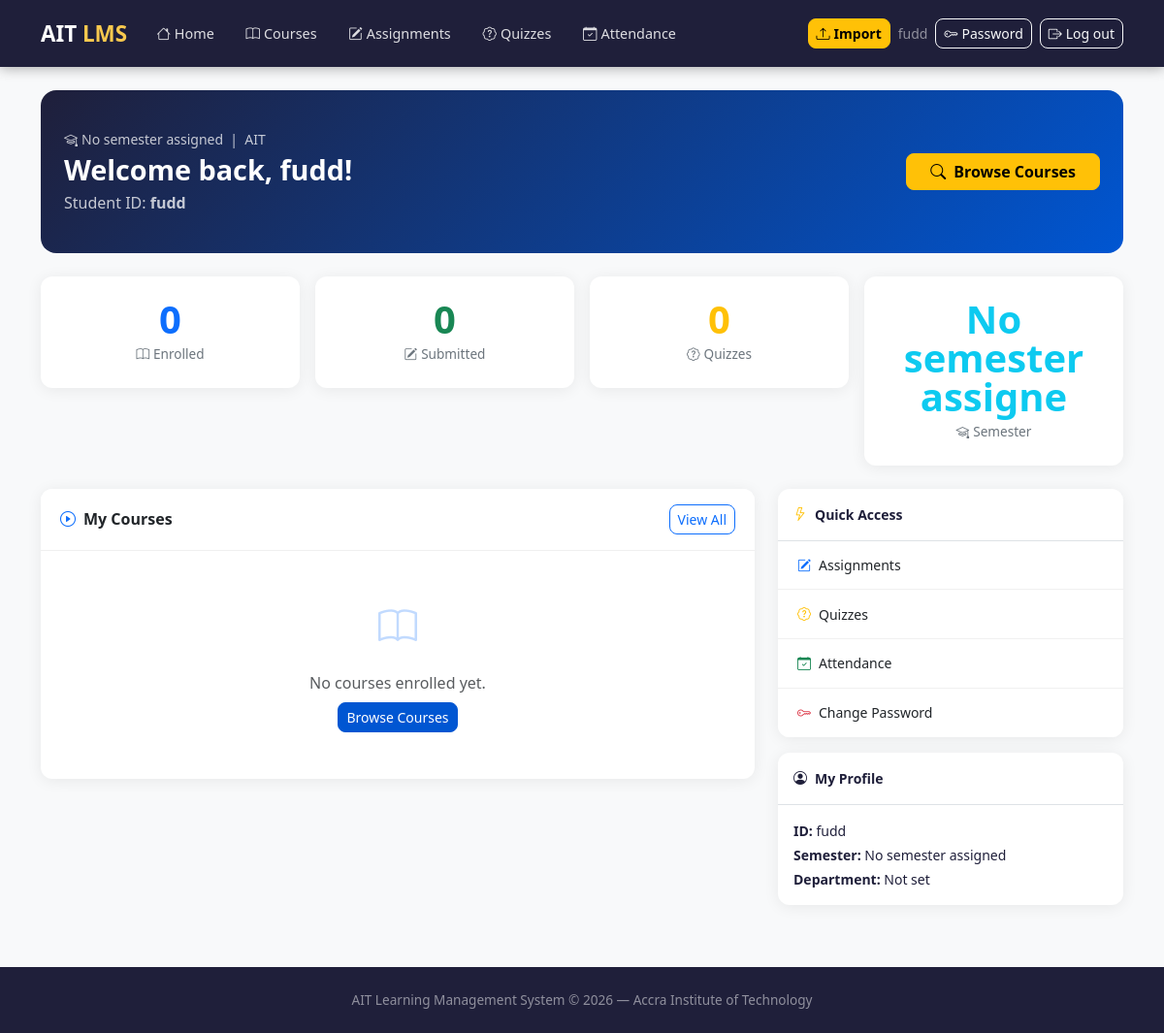
Screenshot of /accounts/dashboard/ (signed in) with the database file from the repository.
### accounts/models.py (models this page shows, shortened)
class User(AbstractUser):
    class Role(models.TextChoices):
        STUDENT = "student", "Student"
        INSTRUCTOR = "instructor", "Instructor"
        ADMIN = "admin", "Admin"
    SEMESTER_CHOICES = [(i, f"Semester {i}") for i in range(1, 9)]
    role = models.CharField(max_length=20, choices=Role.choices, default=Role.STUDENT)
    student_id = models.CharField(max_length=50, blank=True, null=True, unique=True)
    department = models.CharField(max_length=100, blank=True, null=True)
    semester = models.IntegerField(choices=SEMESTER_CHOICES, blank=True, null=True)
    profile_picture = models.ImageField(upload_to="profile_pics/", blank=True, null=True)
    @property
    def is_student(self): return self.role == self.Role.STUDENT
    def get_semester_display_name(self):
        return f"Semester {self.semester}" if self.semester else "No semester assigned"

### accounts/views.py (the view, shortened to what this page needs)
# urls.py: path("dashboard/", views.dashboard_view, name="dashboard"),
@login_required
def dashboard_view(request):
    context = {}
    if request.user.is_student:
        from courses.models import Enrollment, Course
        from assignments.models import Submission
        from quizzes.models import QuizAttempt
        enrollments = Enrollment.objects.filter(
            student=request.user
        ).select_related("course")
        enrolled_ids = enrollments.values_list("course_id", flat=True)
        recommended = Course.objects.filter(
            semester=request.user.semester,
            is_active=True
        ).exclude(id__in=enrolled_ids)
        context["enrollments"] = enrollments
        context["recommended"] = recommended
        context["submitted_count"] = Submission.objects.filter(student=request.user).count()
        context["quiz_attempts"] = QuizAttempt.objects.filter(student=request.user).count()
    return render(request, "accounts/dashboard.html", context)

### templates/accounts/dashboard.html (shortened to what this page needs)
{% extends "base.html" %}
{% block content %}
{% if user.is_student %}
<div class="hero rounded-4 mb-4 px-4">
    <div class="d-flex justify-content-between align-items-center flex-wrap gap-3">
        <div>
            <p class="mb-1 opacity-75 small"><i class="bi bi-mortarboard me-1"></i>{{ user.get_semester_display_name }} &nbsp;|&nbsp; {{ user.department|default:"AIT" }}</p>
            <h2 class="fw-bold mb-1">Welcome back, {{ user.first_name|default:user.username }}!</h2>
            <p class="opacity-75 mb-0">Student ID: <strong>{{ user.student_id|default:user.username }}</strong></p>
        </div>
        <div class="text-end">
            <a href="{% url 'course_list' %}" class="btn btn-warning fw-bold px-4">
                <i class="bi bi-search me-2"></i>Browse Courses
            </a>
        </div>
    </div>
</div>
<div class="row g-3 mb-4">
    <div class="col-6 col-md-3">
        <div class="stat-card">
            <div class="stat-number text-primary">{{ enrollments.count }}</div>
            <div class="stat-label"><i class="bi bi-book me-1"></i>Enrolled</div>
        </div>
    </div>
    <div class="col-6 col-md-3">
        <div class="stat-card">
            <div class="stat-number text-success">{{ submitted_count }}</div>
            <div class="stat-label"><i class="bi bi-pencil-square me-1"></i>Submitted</div>
        </div>
    </div>
    <div class="col-6 col-md-3">
        <div class="stat-card">
            <div class="stat-number text-warning">{{ quiz_attempts }}</div>
            <div class="stat-label"><i class="bi bi-patch-question me-1"></i>Quizzes</div>
        </div>
    </div>
    <div class="col-6 col-md-3">
        <div class="stat-card">
            <div class="stat-number text-info">{{ user.get_semester_display_name|slice:"-1" }}</div>
            <div class="stat-label"><i class="bi bi-mortarboard me-1"></i>Semester</div>
        </div>
    </div>
</div>
<div class="row g-4">
    <div class="col-md-8">
        <div class="card mb-4">
            <div class="card-header d-flex justify-content-between align-items-center">
                <span><i class="bi bi-play-circle me-2 text-primary"></i>My Courses</span>
                <a href="{% url 'course_list' %}" class="btn btn-sm btn-outline-primary">View All</a>
            </div>
            {% if enrollments %}
            <div class="list-group list-group-flush">
                {% for e in enrollments %}
                <a href="{% url 'course_detail' e.course.pk %}" class="list-group-item list-group-item-action d-flex align-items-center gap-3">
                    <div class="rounded-3 d-flex align-items-center justify-content-center text-white flex-shrink-0"
                         style="width:48px;height:48px;background:linear-gradient(135deg,#0056D2,#00C9FF);">
                        <i class="bi bi-journal-text"></i>
                    </div>
                    <div>
                        <div class="fw-semibold">{{ e.course.title }}</div>
                        <small class="text-muted">
                            {{ e.course.instructor.get_full_name|default:e.course.instructor.username }}
                            {% if e.course.semester %}&nbsp;|&nbsp;Semester {{ e.course.semester }}{% endif %}
                        </small>
                    </div>
                    <i class="bi bi-chevron-right ms-auto text-muted"></i>
                </a>
                {% endfor %}
            </div>
            {% else %}
            <div class="card-body text-center py-5 text-muted">
                <i class="bi bi-book fs-1 d-block mb-3 text-primary opacity-25"></i>
                <p class="mb-2">No courses enrolled yet.</p>
                <a href="{% url 'course_list' %}" class="btn btn-primary btn-sm">Browse Courses</a>
            </div>
            {% endif %}
        </div>
    </div>
    <div class="col-md-4">
        <div class="sidebar-card mb-3">
            <div class="p-3 border-bottom fw-semibold small"><i class="bi bi-lightning me-2 text-warning"></i>Quick Access</div>
            <div class="list-group list-group-flush">
                <a href="{% url 'assignment_list' %}" class="list-group-item list-group-item-action small">
                    <i class="bi bi-pencil-square me-2 text-primary"></i>Assignments
                </a>
                <a href="{% url 'quiz_list' %}" class="list-group-item list-group-item-action small">
                    <i class="bi bi-patch-question me-2 text-warning"></i>Quizzes
                </a>
                <a href="{% url 'my_attendance' %}" class="list-group-item list-group-item-action small">
                    <i class="bi bi-calendar-check me-2 text-success"></i>Attendance
                </a>
                <a href="{% url 'change_password' %}" class="list-group-item list-group-item-action small">
                    <i class="bi bi-key me-2 text-danger"></i>Change Password
                </a>
            </div>
        </div>
        <div class="sidebar-card">
            <div class="p-3 border-bottom fw-semibold small"><i class="bi bi-person-circle me-2"></i>My Profile</div>
            <div class="p-3">
                <p class="small mb-1"><strong>ID:</strong> {{ user.student_id|default:user.username }}</p>
                <p class="small mb-1"><strong>Semester:</strong> {{ user.get_semester_display_name }}</p>
                <p class="small mb-0"><strong>Department:</strong> {{ user.department|default:"Not set" }}</p>
            </div>
        </div>
    </div>
</div>
{% endif %}
{% endblock %}

### templates/base.html (shortened to what this page needs)
<!DOCTYPE html>
<html lang="en">
<head>
    <link href="https://cdn.jsdelivr.net/npm/bootstrap@5.3.3/dist/css/bootstrap.min.css" rel="stylesheet">
    <link href="https://cdn.jsdelivr.net/npm/bootstrap-icons@1.11.3/font/bootstrap-icons.css" rel="stylesheet">
</head>
<body>
<nav class="navbar navbar-expand-lg">
    <div class="container">
        <a class="navbar-brand" href="{% url 'dashboard' %}">AIT <span>LMS</span></a>
        {% if user.is_authenticated %}
        <div class="collapse navbar-collapse" id="navMenu">
            <div class="navbar-nav me-auto gap-1">
                <a class="nav-link" href="{% url 'dashboard' %}"><i class="bi bi-house me-1"></i>Home</a>
                <a class="nav-link" href="{% url 'course_list' %}"><i class="bi bi-book me-1"></i>Courses</a>
                {% if user.is_student %}
                <a class="nav-link" href="{% url 'assignment_list' %}"><i class="bi bi-pencil-square me-1"></i>Assignments</a>
                <a class="nav-link" href="{% url 'quiz_list' %}"><i class="bi bi-patch-question me-1"></i>Quizzes</a>
                <a class="nav-link" href="{% url 'my_attendance' %}"><i class="bi bi-calendar-check me-1"></i>Attendance</a>
                {% endif %}
            </div>
            <div class="d-flex align-items-center gap-2 flex-wrap mobile-actions">
                {% if user.is_staff or user.is_admin_role %}
                <a href="{% url 'import_students' %}" class="btn btn-sm btn-warning fw-bold">
                    <i class="bi bi-upload me-1"></i>Import
                </a>
                {% endif %}
                <span class="text-white-50 small d-none d-lg-inline">{{ user.get_full_name|default:user.username }}</span>
                <a href="{% url 'change_password' %}" class="btn btn-sm btn-outline-light">
                    <i class="bi bi-key me-1"></i>Password
                </a>
                <form method="post" action="{% url 'logout' %}" class="mb-0 d-inline">
                    <button type="submit" class="btn btn-sm btn-outline-light">
                        <i class="bi bi-box-arrow-right me-1"></i>Log out
                    </button>
                </form>
            </div>
        </div>
        {% endif %}
    </div>
</nav>
<div class="container mt-4">
    {% block content %}{% endblock %}
</div>
<footer>
    <div class="container text-center">
        <p class="mb-0">AIT Learning Management System &copy; 2026 &mdash; Accra Institute of Technology</p>
    </div>
</footer>
</body>
</html>

### templates/base.html (style rules this page uses)
:root { --blue:#0056D2; --dark:#1F1F3A; }
body { background:#F8F9FA; font-family:'Segoe UI',sans-serif; color:#1F1F3A; overflow-x: hidden; }
h1, h2, h3, h4, h5, h6, p, span, a, .btn, .card-text, .card-title, .list-group-item { word-wrap: break-word; overflow-wrap: break-word; word-break: break-word; }
.navbar { background:var(--dark) !important; box-shadow:0 2px 12px rgba(0,0,0,0.3); padding:0.8rem 0; }
.navbar-brand { font-size:1.4rem; font-weight:800; color:#fff !important; }
.navbar-brand span { color:#F9C94E; }
.nav-link { color:rgba(255,255,255,0.85) !important; font-size:0.9rem; padding:0.4rem 0.9rem !important; border-radius:6px; transition:all 0.2s; }
.card { border:none; border-radius:12px; box-shadow:0 2px 16px rgba(0,0,0,0.07); transition:transform 0.2s,box-shadow 0.2s; }
.card-header { background:#fff; border-bottom:1px solid #f0f0f0; border-radius:12px 12px 0 0 !important; font-weight:600; padding:1rem 1.25rem; }
.btn-primary { background:var(--blue); border-color:var(--blue); border-radius:8px; font-weight:600; }
.btn { border-radius:8px; font-weight:500; }
.hero { background:linear-gradient(135deg,#1F1F3A 0%,#0056D2 100%); color:white; padding:2.5rem; margin-bottom:2rem; border-radius:16px; }
.hero h2 { font-weight:800; font-size:1.8rem; }
.stat-card { background:#fff; border-radius:12px; padding:1.5rem; text-align:center; box-shadow:0 2px 16px rgba(0,0,0,0.07); }
.stat-number { font-size:2.5rem; font-weight:800; line-height:1; }
.stat-label { color:#6c757d; font-size:0.85rem; margin-top:0.4rem; }
.list-group-item { border-color:#f0f0f0; padding:0.9rem 1.25rem; }
.sidebar-card { background:#fff; border-radius:12px; box-shadow:0 2px 16px rgba(0,0,0,0.07); overflow:hidden; }
footer { background:var(--dark); color:rgba(255,255,255,0.5); padding:1.5rem 0; margin-top:4rem; font-size:0.85rem; }

### rows the page displays
User: get_full_name "fudd", get_semester_display_name "No semester assigned", department "AIT", first_name "fudd", student_id "fudd", get_semester_display_name "No semester assigne", department "Not set"

### other values shown
{{ enrollments.count }} "0"
{{ submitted_count }} "0"
{{ quiz_attempts }} "0"
